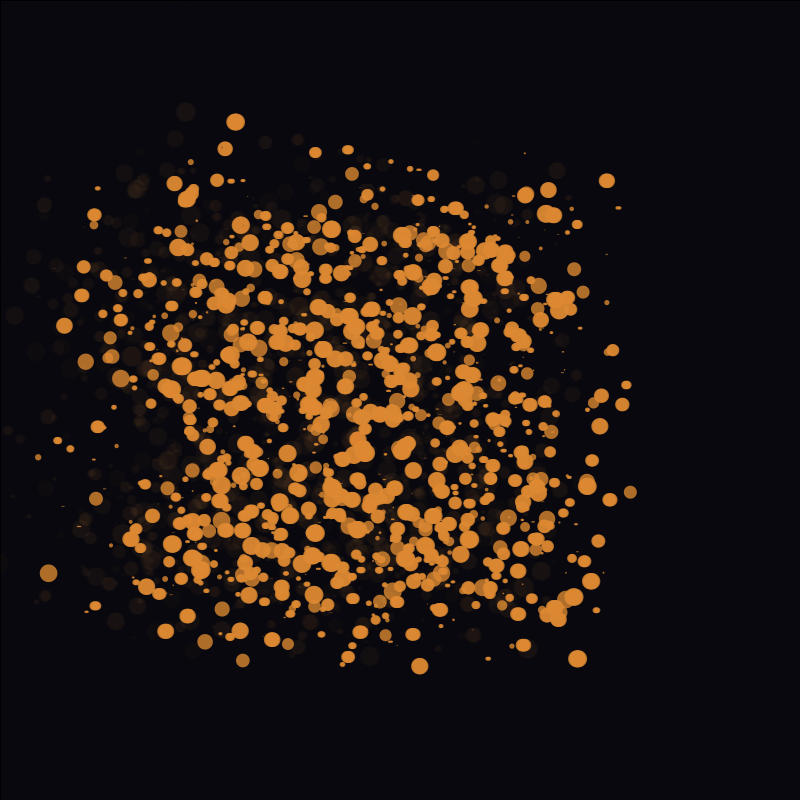
Frame 1 (no input)
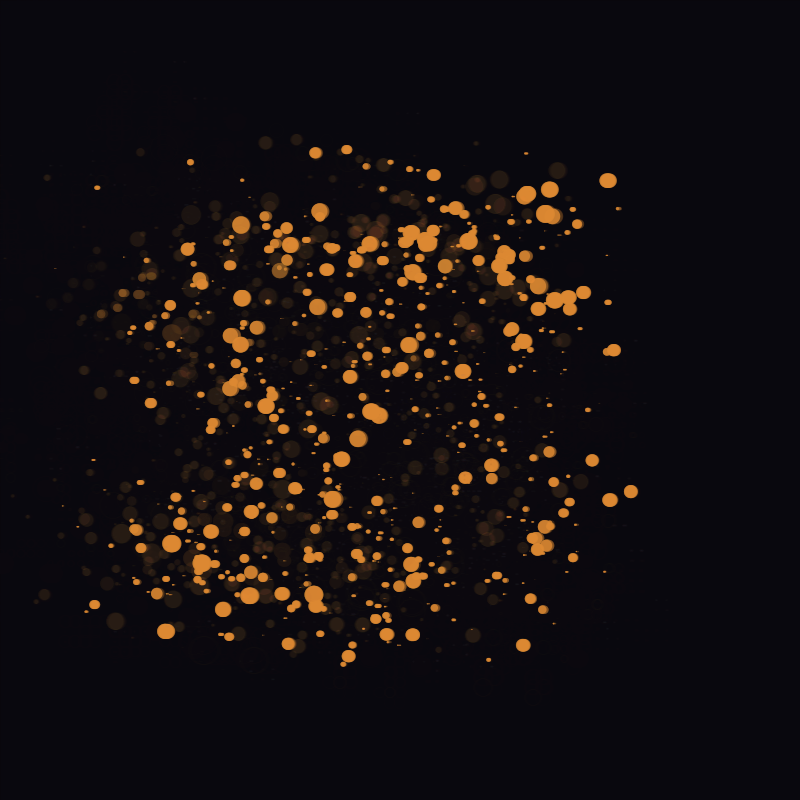
Frame 60 (the mouse pressed at the canvas centre just before this capture)
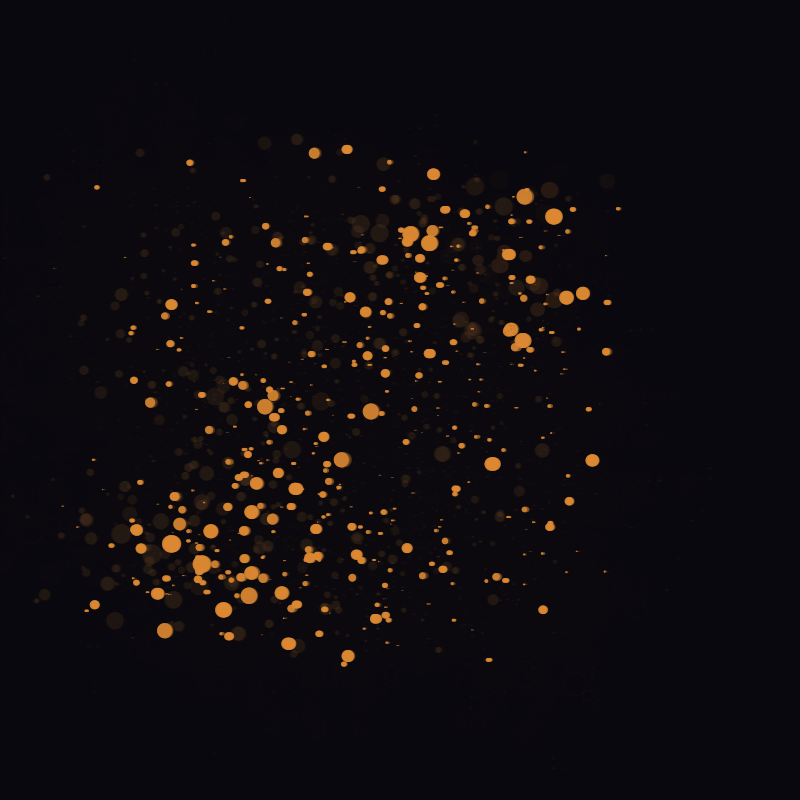
Frame 120 (the mouse held since frame 60 and released just before this capture)

The Processing sketch that drew these frames (run headless with seeded random() and noise(); from frame 60 on, the mouse is pressed at the canvas centre):

// Processing sketch: processing_141379
// ── processing_141379.pde

Person [] p= new Person [1200];

Virus v1;// virus


void setup() { // starting parameters for sketch
  size(800, 800);// canvas
  background(#09080E);// background 
  // frameRate(20);
  for (int i=0; i<p.length; i++) { // initialize objects
    p[i] = new Person(random(20)); 
    v1 = new Virus(2);
  }
}

void draw() { // cycling through animation
  frameRate(8);
  fill(#09080E, 100);
  rect(0, 0, width, height); // fade background
  for (int i=0; i< p.length; i++) { // construct objects
    p[i].display();
    p[i].move();


    v1.display();
    v1.move();

    if ( v1.infect (p[i]) ) { //virus infects objects by proximity to x locations
      p[i].inter();
    } 
    else {
      p[i].safe();
    }
  }
   
   
   if (keyPressed)         
   if (key == 'r' || key == 'R') { //resets sketch
   setup();
   } 
   }



class Person {

  float x, y, m;
  float randomInfect; 
  float s, r, r2;
  int probInfect;// not using right now (probVirusMove, random;)
  color cv, cv1, cv2, cp, cp1, cp2;
  float noiseScale;

  Person (float _s) {

/* steps for noise generation (values between .005-.03 work best-> openprocessing reference). Using to create a faint amount of vibration to make the ellipses look like they are in a 3d field*/
    noiseScale=0.02; 
    
    
    /*try to generate random spacing around the center of the canvas. If I just use random (100,500)
    the circles end up forming a square. I wanted the circles to like they were radiating out from 
    a central location. I varied the amount of randomization by forcing positive and negative values that 
    were still generated randomly*/
    
    r=random (100); 
    r2=random (200);
    x = random(100, 500)+ r - random(r2); // attempting 
    y = random(100, 500) +r + r2/2;
    
    m = .1; // 
    s= _s;
    // not using right now probVirusMove=random(3);
    
    probInfect=94;// using value to vary the percentage of infection rate 
    cp1=color (#EEAA3A, 5 );
    cp2=color (#DD8932, 200);
    cv1= color(#506477, 1);
    cv2= color(#576691, 10);
    
    /*set the fill to a variable so that in can be modified when the shape is passed through the function infect*/
    cp=cp1;
  }

  void display( ) {
  /* this for loop cycles through and creates a slight amount of noise in the x direction*/
    for (int x1=0; x1 < random(4); x1++) {
    float noiseVal = noise((mouseX+x)*noiseScale, mouseY*noiseScale);
    
    /*instead of creating 2 classes, I added a second set up ellipses at a slight distance away from the first by (50, 10)*/
      strokeWeight(.01);
      stroke(#EEAA3A, 10);
      fill(cp1);
      ellipse(x+x1, y, s, s);
      fill(cp2);
      ellipse(x+x1+50, y +10, s-2, s-2); 
    }
  }

  void move() {
  /* int (random) used to control/limit the values returned. Since the values are limited from 0-3, the values will happen very regularly, so actions can be assigned when one of the values occur.*/
    int option =  int(random (4)); 
    if (cp1==cv1 || cp1==cv2 || cp2 ==cv1 || cp2==cv2) { 

      if (option == 0) {      

        x = x + (m*100);
      } 
      else if (option == 1) {

        x = x - (m*100);
      } 
      else if (option == 2) {

        y = y + (m*100);
      } 
      else if (option==3) {

        y = y - (m*100);
      }
    }
    
    
    /*this isn't completely necessary. There was a move proability attached to this but I took it out 
    because it was limiting to the movement too heavily in one direction. The probability move was 
    float probability = probVirusMove/2, where prob= random (3)/5. Set so that if probability 
    was greater than occurance, the movement would be limited, and the orange circles would have a slightly
    higher chance of surviving longer. I took it out because I didn't have time to find a value that allowed 
    each option to have a random 50% chance of happening, but will come back to this at some point. For now,
     I left it in because it adds a tiny bit more vibration to the animation.*/
    if (cp1==cp1 || cp2==cp2) {      
      if (option == 0) {
        x = x + m;
      } 
      else if (option == 1) {
        x = x - m;
      } 
      else if (option == 2) {
        y = y + m;
      } 
      else {
        y = y - m;
      } 

      x = constrain(x, 0, width);// keeps x and y within the screen
      y = constrain(y, 0, height);
    }
  }

  void inter() { 

/*Void inter is the function that produces results from the boolean 'infect' listed below. Boolean fuctions need a true and false parameter > something to occur when the boolean is found to be true and when the boolean is found to be false. If the boolean (infect) returns true, the function inter is run. If the boolean (infect) is false, then second function (safe, shown below) will be run instead. 

 Set up so that the probbaility of infection reflects the percentage of men and women in the US. There are about 5% more women than men in the US. To mimick this, generate a random value between 1-100; if the value is greater than (94/2 || 47, then infect with color cv2. */

    randomInfect= int(random(100));
    float probability= probInfect/2; 
    if (randomInfect> probability) { 
      noStroke();
      cp1 = cv1;
      cp2=cv1;
      s=random (30); 
    } 
    else { 
      noStroke();
      cp1=cv2;
      cp2=cv2;
      s=random (.5); 
    }
  }

  void safe () {
    cp1=cp1;
    cp2=cp2;
  }


/*boolean is the function type (from processing), infect is the a variable name, (Person P0) assigns to what object/class the function should effect. The p0 is used as a space holder to represent any instance of p. There could be 1 or 100 instances of p, and the boolean will still check each one as if it is looking at Person p1, p2, p3 ... therefore, p0 represents and instance. */

/*foat d= is a distance equation from processing evaluating the x and y values from two separate locations and
determining the distance from the two. I can then add a conditional statement so that if the distance is less than a value, trigger a response, otherwise, no effect. */
  boolean infect (Person p0) {   
 
    float d = dist(x, y, p0.x, p0.y);  
    if (d < (10 + p0.s)) {         
      return true; // run void inter();
    } 
    else {
      return false; // run void safe();
    }
  }
}

class Virus {
  float x, y, m;
  float randomInfect;
  float s;
  int probVirusMove, probInfect, random;
  color cv, cv1, cv2, cp, cp1;

  Virus (float _s) {
    x = random(800);
    y = random(600);
    m=.1;
    s=_s;
    probInfect=94;
    cp1=color(#DD8830);
    cv1= color(#506477);
    cv2= color(#576691);//(#F0D53F);
    cv=color(#09080E);
  }

  void display( ) {
    noStroke();
    fill(cv, 10);
    ellipse(x, y, s, s);
  }

  void move() {
    int option =  int(random (4));

    if (option == 0) {      

      x = x + (m*(random(100)));
    } 
    else if (option == 1) {

      x = x - (m*(random(100)));
    } 
    else if (option == 2) {

      y = y + (m*(random(100)));
    } 
    else if (option==3) {

      y = y - (m*(random(100)));
    }    


    x = constrain(x, 0, width);
    y = constrain(y, 0, height);
  } 



  boolean infect (Person p0) {   

    float dV = dist(v1.x, v1.y, p0.x, p0.y);  


    if (dV < 10 + p0.s*3) {        
      return true;
    } 
    else {
      return false;
    }
  }
}
